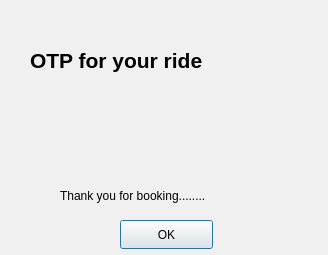
<?xml version="1.0" encoding="UTF-8"?>
<ui version="4.0">
 <class>otp</class>
 <widget class="QDialog" name="otp">
  <property name="geometry">
   <rect>
    <x>0</x>
    <y>0</y>
    <width>328</width>
    <height>255</height>
   </rect>
  </property>
  <property name="palette">
   <palette>
    <active>
     <colorrole role="Window">
      <brush brushstyle="SolidPattern">
       <color alpha="255">
        <red>0</red>
        <green>170</green>
        <blue>0</blue>
       </color>
      </brush>
     </colorrole>
    </active>
    <inactive>
     <colorrole role="Window">
      <brush brushstyle="SolidPattern">
       <color alpha="255">
        <red>240</red>
        <green>240</green>
        <blue>240</blue>
       </color>
      </brush>
     </colorrole>
    </inactive>
    <disabled>
     <colorrole role="Window">
      <brush brushstyle="SolidPattern">
       <color alpha="255">
        <red>240</red>
        <green>240</green>
        <blue>240</blue>
       </color>
      </brush>
     </colorrole>
    </disabled>
   </palette>
  </property>
  <property name="windowTitle">
   <string>Dialog</string>
  </property>
  <widget class="QLabel" name="label_2">
   <property name="geometry">
    <rect>
     <x>30</x>
     <y>40</y>
     <width>261</width>
     <height>41</height>
    </rect>
   </property>
   <property name="font">
    <font>
     <pointsize>16</pointsize>
     <bold>true</bold>
    </font>
   </property>
   <property name="text">
    <string>OTP for your ride</string>
   </property>
  </widget>
  <widget class="QLabel" name="label_3">
   <property name="geometry">
    <rect>
     <x>100</x>
     <y>110</y>
     <width>91</width>
     <height>51</height>
    </rect>
   </property>
   <property name="font">
    <font>
     <pointsize>16</pointsize>
    </font>
   </property>
   <property name="text">
    <string/>
   </property>
  </widget>
  <widget class="QPushButton" name="pushButton">
   <property name="geometry">
    <rect>
     <x>120</x>
     <y>220</y>
     <width>93</width>
     <height>29</height>
    </rect>
   </property>
   <property name="text">
    <string>OK</string>
   </property>
  </widget>
  <widget class="QLabel" name="label">
   <property name="geometry">
    <rect>
     <x>60</x>
     <y>180</y>
     <width>191</width>
     <height>31</height>
    </rect>
   </property>
   <property name="text">
    <string>Thank you for booking........</string>
   </property>
  </widget>
 </widget>
 <resources/>
 <connections/>
</ui>
